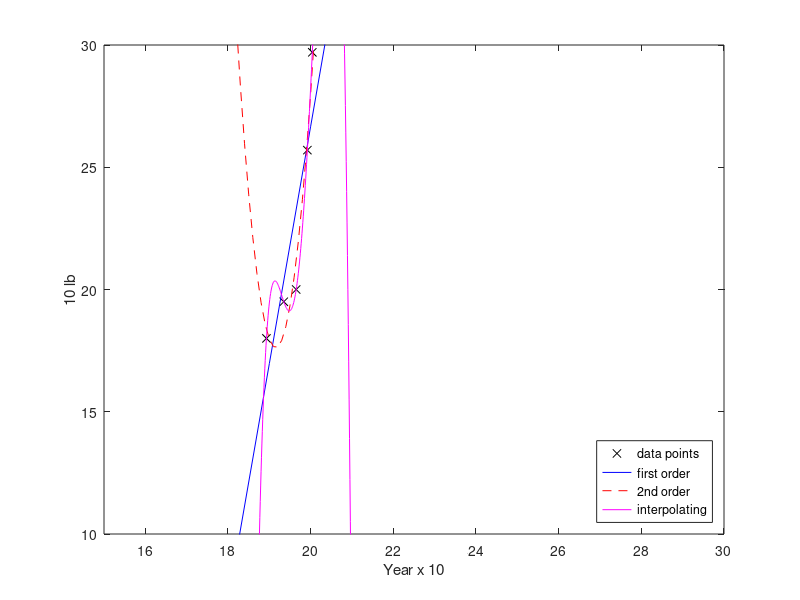

Write the MATLAB code that produced this figure.
clc
clear all
close all
x = [18.93; 19.35; 19.65; 19.92; 20.04]
y = [18.0; 19.5; 20.0; 25.7; 29.7];
plot(x,y,'kx')
axis([15 30 10 30])
xlabel('Year x 10')
ylabel('10 lb')

n = length(x);
a1 = (n*sum(x.*y) - sum(x)*sum(y)) /(n*sum(x.*x)-sum(x)^2);
a0 = mean(y) - a1*mean(x);
xline = 15:30;
yline = a0 + a1*xline;
hold on %keeps data
plot(xline, yline, 'b-')
SR = sum((y - (a0+a1*x)).^2); % have to add a dot since the qunatity is a vector

ST = sum( (y-(mean(y))).^2);

r2value = (ST-SR) / ST

A = [n sum(x) sum(x.^2);
    sum(x) sum(x.^2) sum(x.^3)
    sum(x.^2) sum(x.^3) sum(x.^4)];
b = [sum(y); sum(x.*y); sum(x.^2.*y)];

a = A^-1 * b;

xline2 = 15:0.1:30;%0.1. is the stepper
yline2 = a(1) + a(2)*xline2 + a(3)*xline2.^2;
hold on %keeps data

plot(xline2, yline2, 'r--')

SRDEG2 = sum((y - (a(1) + a(2)*x + a(3)*x.^2)).^2); 
r2valueDEG2 = (ST-SRDEG2) / ST

C =[1 x(1) x(1)^2 x(1)^3 x(1)^4; 
    1 x(2) x(2)^2 x(2)^3 x(2)^4;
    1 x(3) x(3)^2 x(3)^3 x(3)^4; 
    1 x(4) x(4)^2 x(4)^3 x(4)^4;
    1 x(5) x(5)^2 x(5)^3 x(5)^4;];

c = (C^-1) * y

xpoly = 15:0.01:30;
ypoly = c(1)+c(2)*xpoly + c(3) *xpoly.^2 + c(4)*xpoly.^3 + c(5)*xpoly.^4;

hold on

plot(xpoly,ypoly,'m -')
legend({'data points','first order', '2nd order', 'interpolating'}, 'location', 'southeast') 


